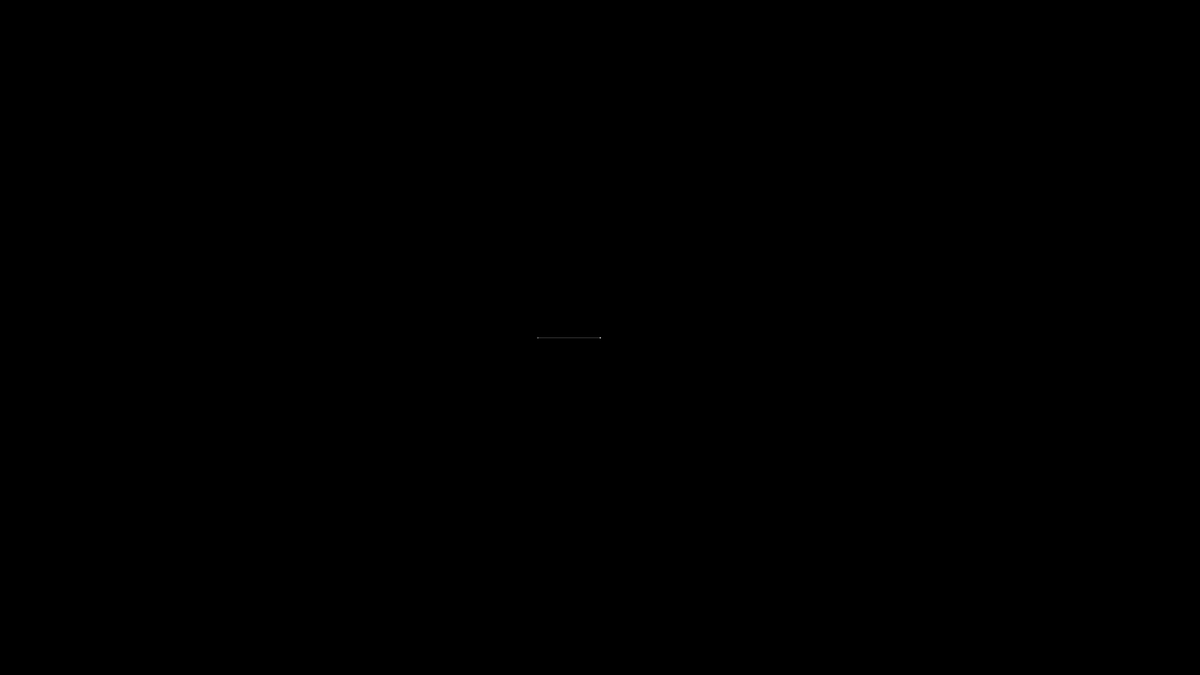
Frame 1 (no input)
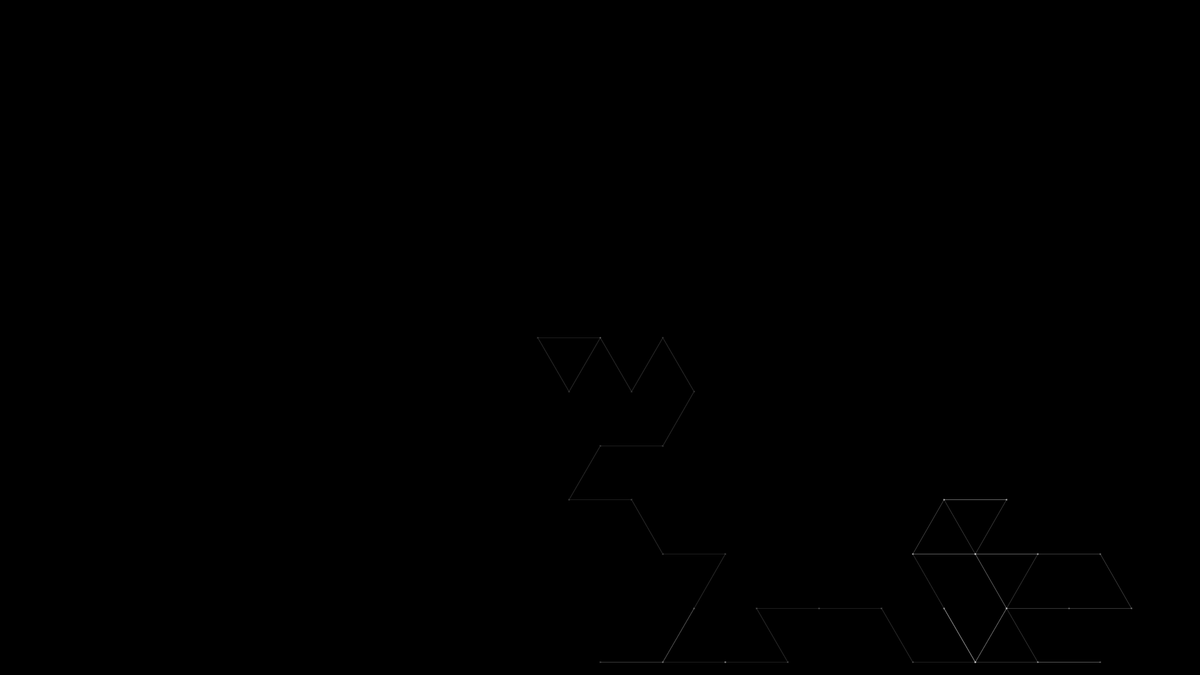
Frame 60 (the mouse pressed at the canvas centre just before this capture)
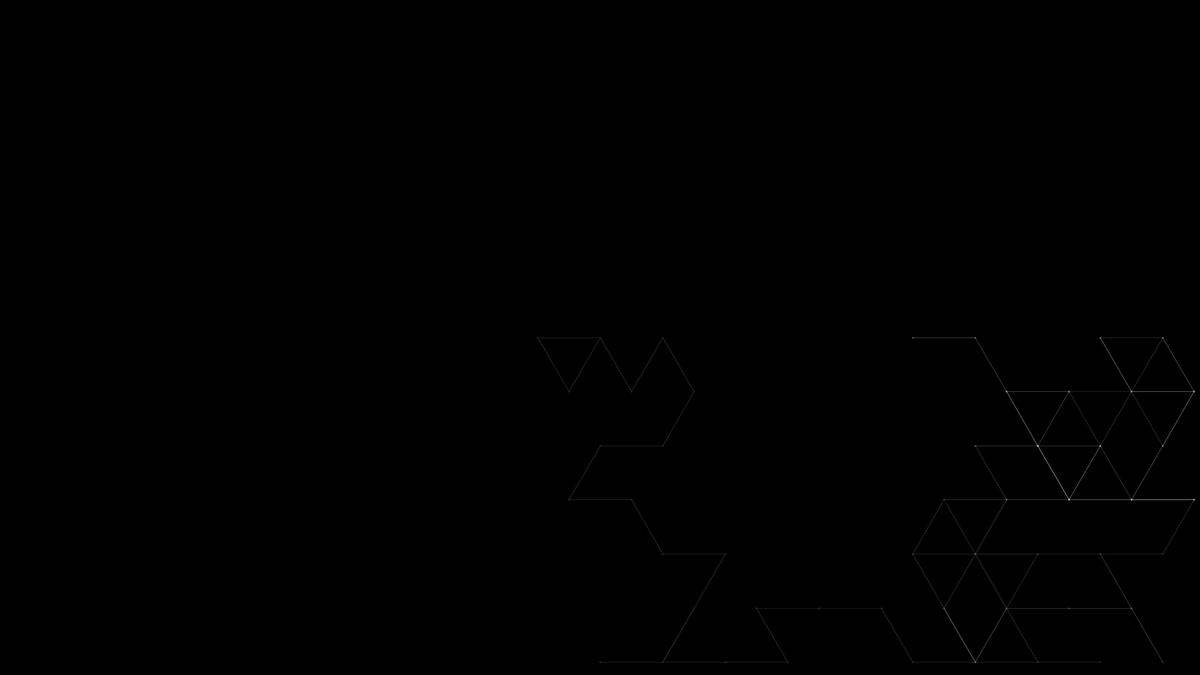
Frame 120 (the mouse held since frame 60 and released just before this capture)

The Processing sketch that drew these frames (run headless with seeded random() and noise(); from frame 60 on, the mouse is pressed at the canvas centre):

// Processing sketch: walking_triangles
// ── walking_triangles.pde
float radius = 100;

float x, y;
float prevX, prevY;

Boolean fade = true;

void setup()
{
    size( 1920, 1080 );
    background( 0 );
    stroke( 255 );

    x = width/2;
    y = height/2;

    prevX = x;
    prevY = y;

    stroke(255);
    strokeWeight( 2 );
    point( x, y );

}

void draw()
{
    if (fade) {
        noStroke();
        fill( 0, 4 );
        rect( 0, 0, width, height );
    }

    float angle = (TWO_PI / 6) * floor( random( 6 ));
    x += cos( angle ) * radius;
    y += sin( angle ) * radius;

    if ( x < 0 || x > width ) {
        x = prevX;
        y = prevY;
    }

    if ( y < 0 || y > height) {
        x = prevX;
        y = prevY;
    }

    stroke( 255, 64 );
    strokeWeight( 1 );
    line( x, y, prevX, prevY );

    strokeWeight( 3 );
    point( x, y );

    prevX = x;
    prevY = y;

}

void keyPressed()
{
    if (key == 'f') {
        fade = !fade;
    }
}
